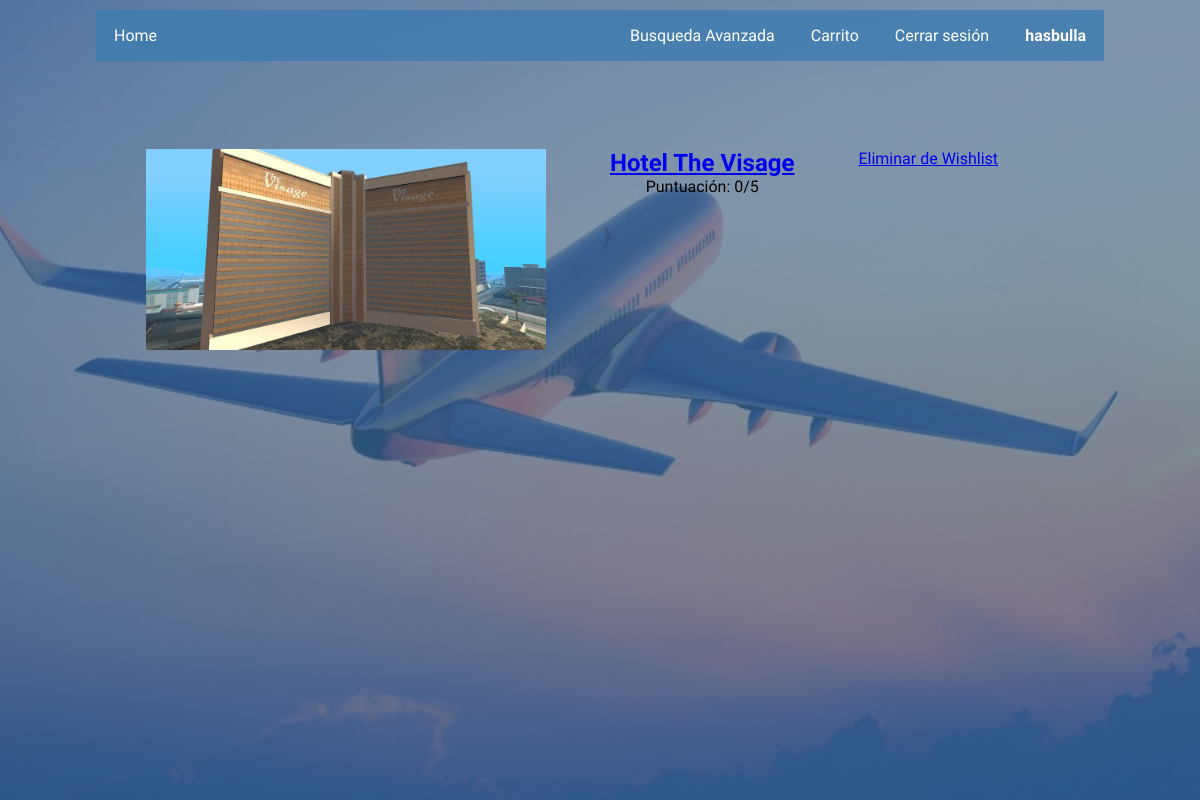
Page /PHP/wishlist.php (signed in) on the committed database.
### tables this page shows
CREATE TABLE `hotel` (
  `id_hotel` int(11) NOT NULL,
  `nombre` varchar(150) NOT NULL,
  `ciudad` int(11) NOT NULL,
  `precionoche` int(11) NOT NULL,
  `img` varchar(360) DEFAULT NULL,
  `estrellas` int(11) NOT NULL,
  `hab_totales` int(11) NOT NULL,
  `hab_disp` int(11) NOT NULL,
  `parking` tinyint(1) NOT NULL,
  `piscina` tinyint(1) NOT NULL,
  `lavanderia` tinyint(1) NOT NULL,
  `mascotas` tinyint(1) NOT NULL,
  `desayuno` tinyint(1) NOT NULL,
  `calif_promedio` float NOT NULL
);

### PHP/wishlist.php (the view, shortened to what this page needs)
<?php include 'header_template.php'; ?>
<br><br>
<div class="wish-container">
    <?php
        $userid = $_SESSION['id'];
        $query = "SELECT * FROM wishlist WHERE id_user=$userid";
        $result = mysqli_query($conn, $query);
        if($result) {
            while ($row = mysqli_fetch_assoc($result)) {
                echo "<div class='card'>";
                $ishotel = $row['ishotel'];
                if($ishotel){
                    $idhotel = $row['id_hotel'];
                    $hquery = "SELECT nombre, img,calif_promedio FROM hotel WHERE id_hotel=$idhotel";
                    $hresult = mysqli_query($conn, $hquery);
                    if($hresult) {
                        while($hrow = mysqli_fetch_assoc($hresult)){
                            $hname = $hrow['nombre'];
                            $himg = $hrow['img'];
                            $hcalif_promedio=$hrow['calif_promedio'];
                            echo "<div class='image'>
                                    <img src='$himg' alt='$hname'>
                                  </div>";
                            echo "<div class='info'>";
                            echo "<a href='info.php?source=hotel&id=$idhotel'>";
                            echo "<h2>$hname</h2>";
                            echo "</a>";
                            echo "Puntuación: $hcalif_promedio/5";
                            echo "</div>";
                            echo "<div class='remove'>
                                    <a href='add_wishlist.php?itemid=$idhotel&ishotel=$ishotel'>Eliminar de Wishlist</a>
                                  </div>";
                        }
                    }
                }
                echo "</div>";
            }
        }
    ?>
</div>
<?php include 'footer_template.php'; ?>

### CSS/tempstyle.css (style rules this page uses)
* { margin: 0; padding: 0; box-sizing: border-box; font-family: Righteous; }
.container .card { display: flex; flex-direction: column; width: auto; text-align: center; padding: 50px; align-items: center; }
.container .wish-container { display: flex; flex-direction: column; align-items: flex-start; gap: 4em; }
.container .wish-container .card { display: flex; flex-direction: row; align-items: flex-start; gap: 4em; }
.container .wish-container .card .image img { max-height: auto; max-width: 400px; }

### rows in the picture
hotel: img (picture), nombre "Hotel The Visage", calif_promedio "0"

### other values in the picture
$_SESSION["username"] "hasbulla"
